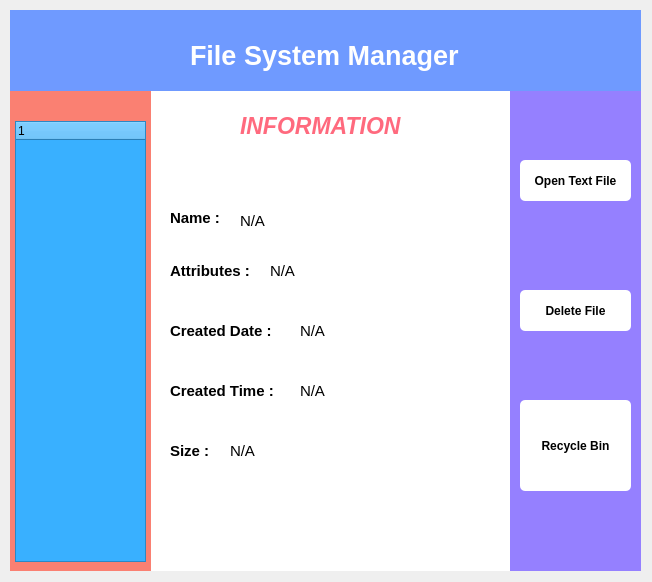
<?xml version="1.0" encoding="UTF-8"?>
<ui version="4.0">
 <class>Dialog</class>
 <widget class="QDialog" name="Dialog">
  <property name="geometry">
   <rect>
    <x>0</x>
    <y>0</y>
    <width>652</width>
    <height>582</height>
   </rect>
  </property>
  <property name="windowTitle">
   <string>Dialog</string>
  </property>
  <widget class="QWidget" name="widget" native="true">
   <property name="geometry">
    <rect>
     <x>10</x>
     <y>10</y>
     <width>631</width>
     <height>561</height>
    </rect>
   </property>
   <widget class="QLabel" name="label_2">
    <property name="geometry">
     <rect>
      <x>130</x>
      <y>0</y>
      <width>501</width>
      <height>571</height>
     </rect>
    </property>
    <property name="styleSheet">
     <string notr="true">background-color: rgba(255, 255, 255, 255);</string>
    </property>
    <property name="text">
     <string/>
    </property>
   </widget>
   <widget class="QLabel" name="label">
    <property name="geometry">
     <rect>
      <x>0</x>
      <y>0</y>
      <width>141</width>
      <height>561</height>
     </rect>
    </property>
    <property name="styleSheet">
     <string notr="true">background-color: rgba(250, 128, 114, 1);

border: 10px;</string>
    </property>
    <property name="text">
     <string/>
    </property>
   </widget>
   <widget class="QLabel" name="label_5">
    <property name="geometry">
     <rect>
      <x>150</x>
      <y>20</y>
      <width>361</width>
      <height>41</height>
     </rect>
    </property>
    <property name="font">
     <font>
      <pointsize>25</pointsize>
      <weight>75</weight>
      <bold>true</bold>
     </font>
    </property>
    <property name="styleSheet">
     <string notr="true">color: rgb(255, 255, 255);</string>
    </property>
    <property name="text">
     <string>File System Manager</string>
    </property>
   </widget>
   <widget class="QTreeWidget" name="treeWidget">
    <property name="geometry">
     <rect>
      <x>5</x>
      <y>111</y>
      <width>131</width>
      <height>441</height>
     </rect>
    </property>
    <property name="styleSheet">
     <string notr="true">background-color: rgb(57, 176, 255);</string>
    </property>
    <column>
     <property name="text">
      <string notr="true">1</string>
     </property>
    </column>
   </widget>
   <widget class="QLabel" name="label_3">
    <property name="geometry">
     <rect>
      <x>500</x>
      <y>0</y>
      <width>131</width>
      <height>561</height>
     </rect>
    </property>
    <property name="styleSheet">
     <string notr="true">background-color: rgb(149, 128, 255);</string>
    </property>
    <property name="text">
     <string/>
    </property>
   </widget>
   <widget class="QLabel" name="label_6">
    <property name="geometry">
     <rect>
      <x>0</x>
      <y>0</y>
      <width>631</width>
      <height>81</height>
     </rect>
    </property>
    <property name="styleSheet">
     <string notr="true">background-color: rgb(111, 154, 255)</string>
    </property>
    <property name="text">
     <string/>
    </property>
   </widget>
   <widget class="QLabel" name="label_7">
    <property name="geometry">
     <rect>
      <x>180</x>
      <y>20</y>
      <width>291</width>
      <height>51</height>
     </rect>
    </property>
    <property name="font">
     <font>
      <pointsize>20</pointsize>
      <weight>75</weight>
      <bold>true</bold>
     </font>
    </property>
    <property name="styleSheet">
     <string notr="true">color: rgb(255, 255, 255)</string>
    </property>
    <property name="text">
     <string>File System Manager</string>
    </property>
   </widget>
   <widget class="QPushButton" name="pushButton">
    <property name="geometry">
     <rect>
      <x>510</x>
      <y>150</y>
      <width>111</width>
      <height>41</height>
     </rect>
    </property>
    <property name="styleSheet">
     <string notr="true">QPushButton#pushButton {
	background-color: rgba(255, 255, 255, 255);
	border-radius: 5px;
	font-weight: bold;
}

QPushButton#pushButton:hover {
	background-color: rgba(255, 107, 107, 255);
	color: rgb(255, 255, 255);
}

QPushButton#pushButton:pressed {
	background-color: rgba(255, 255, 255, 255);
}</string>
    </property>
    <property name="text">
     <string>Open Text File</string>
    </property>
    <property name="icon">
     <iconset resource="../resources/Icons.qrc">
      <normaloff>:/Icons/open_icon.png</normaloff>:/Icons/open_icon.png</iconset>
    </property>
   </widget>
   <widget class="QPushButton" name="pushButton_2">
    <property name="geometry">
     <rect>
      <x>510</x>
      <y>280</y>
      <width>111</width>
      <height>41</height>
     </rect>
    </property>
    <property name="font">
     <font>
      <weight>75</weight>
      <bold>true</bold>
     </font>
    </property>
    <property name="styleSheet">
     <string notr="true">QPushButton#pushButton_2 {
	background-color: rgba(255, 255, 255, 255);
	border-radius: 5px;
	font-weight: bold;
}

QPushButton#pushButton_2:hover {
	background-color: rgba(255, 107, 107, 255);
	color: rgb(255, 255, 255);
}

QPushButton#pushButton_2:pressed {
	background-color: rgba(255, 255, 255, 255);
}</string>
    </property>
    <property name="text">
     <string>Delete File</string>
    </property>
    <property name="icon">
     <iconset resource="../resources/Icons.qrc">
      <normaloff>:/Icons/delete_icon.png</normaloff>:/Icons/delete_icon.png</iconset>
    </property>
   </widget>
   <widget class="QPushButton" name="pushButton_3">
    <property name="geometry">
     <rect>
      <x>510</x>
      <y>390</y>
      <width>111</width>
      <height>91</height>
     </rect>
    </property>
    <property name="font">
     <font>
      <weight>75</weight>
      <bold>true</bold>
     </font>
    </property>
    <property name="styleSheet">
     <string notr="true">QPushButton#pushButton_3 {
	background-color: rgba(255, 255, 255, 255);
	border-radius: 5px;
	font-weight: bold;
}

QPushButton#pushButton_3:hover {
	background-color: rgba(11, 156, 49, 0.7);
	color: rgb(255, 255, 255);
}

QPushButton#pushButton_3:pressed {
	background-color: rgba(255, 255, 255, 255);
}</string>
    </property>
    <property name="text">
     <string>Recycle Bin</string>
    </property>
    <property name="icon">
     <iconset resource="../resources/Icons.qrc">
      <normaloff>:/Icons/recycle_bin_icon.png</normaloff>:/Icons/recycle_bin_icon.png</iconset>
    </property>
   </widget>
   <widget class="QLabel" name="label_8">
    <property name="geometry">
     <rect>
      <x>230</x>
      <y>100</y>
      <width>181</width>
      <height>31</height>
     </rect>
    </property>
    <property name="font">
     <font>
      <pointsize>17</pointsize>
      <weight>75</weight>
      <italic>true</italic>
      <bold>true</bold>
     </font>
    </property>
    <property name="styleSheet">
     <string notr="true">color: rgb(255, 106, 126);</string>
    </property>
    <property name="text">
     <string>INFORMATION</string>
    </property>
   </widget>
   <widget class="QLabel" name="label_9">
    <property name="geometry">
     <rect>
      <x>160</x>
      <y>200</y>
      <width>61</width>
      <height>16</height>
     </rect>
    </property>
    <property name="font">
     <font>
      <pointsize>11</pointsize>
      <weight>75</weight>
      <bold>true</bold>
     </font>
    </property>
    <property name="text">
     <string>Name :</string>
    </property>
   </widget>
   <widget class="QLabel" name="label_10">
    <property name="geometry">
     <rect>
      <x>160</x>
      <y>250</y>
      <width>91</width>
      <height>21</height>
     </rect>
    </property>
    <property name="font">
     <font>
      <pointsize>11</pointsize>
      <weight>75</weight>
      <bold>true</bold>
     </font>
    </property>
    <property name="text">
     <string>Attributes :</string>
    </property>
   </widget>
   <widget class="QLabel" name="label_11">
    <property name="geometry">
     <rect>
      <x>160</x>
      <y>310</y>
      <width>121</width>
      <height>21</height>
     </rect>
    </property>
    <property name="font">
     <font>
      <pointsize>11</pointsize>
      <weight>75</weight>
      <bold>true</bold>
     </font>
    </property>
    <property name="text">
     <string>Created Date :</string>
    </property>
   </widget>
   <widget class="QLabel" name="label_12">
    <property name="geometry">
     <rect>
      <x>160</x>
      <y>370</y>
      <width>121</width>
      <height>21</height>
     </rect>
    </property>
    <property name="font">
     <font>
      <pointsize>11</pointsize>
      <weight>75</weight>
      <bold>true</bold>
     </font>
    </property>
    <property name="text">
     <string>Created Time :</string>
    </property>
   </widget>
   <widget class="QLabel" name="label_13">
    <property name="geometry">
     <rect>
      <x>160</x>
      <y>430</y>
      <width>121</width>
      <height>21</height>
     </rect>
    </property>
    <property name="font">
     <font>
      <pointsize>11</pointsize>
      <weight>75</weight>
      <bold>true</bold>
     </font>
    </property>
    <property name="text">
     <string>Size :</string>
    </property>
   </widget>
   <widget class="QLabel" name="label_14">
    <property name="geometry">
     <rect>
      <x>230</x>
      <y>200</y>
      <width>251</width>
      <height>21</height>
     </rect>
    </property>
    <property name="font">
     <font>
      <pointsize>11</pointsize>
      <weight>50</weight>
      <bold>false</bold>
     </font>
    </property>
    <property name="text">
     <string>N/A</string>
    </property>
   </widget>
   <widget class="QLabel" name="label_15">
    <property name="geometry">
     <rect>
      <x>260</x>
      <y>250</y>
      <width>221</width>
      <height>21</height>
     </rect>
    </property>
    <property name="font">
     <font>
      <pointsize>11</pointsize>
      <weight>50</weight>
      <bold>false</bold>
     </font>
    </property>
    <property name="text">
     <string>N/A</string>
    </property>
   </widget>
   <widget class="QLabel" name="label_16">
    <property name="geometry">
     <rect>
      <x>290</x>
      <y>310</y>
      <width>191</width>
      <height>21</height>
     </rect>
    </property>
    <property name="font">
     <font>
      <pointsize>11</pointsize>
      <weight>50</weight>
      <bold>false</bold>
     </font>
    </property>
    <property name="text">
     <string>N/A</string>
    </property>
   </widget>
   <widget class="QLabel" name="label_17">
    <property name="geometry">
     <rect>
      <x>290</x>
      <y>370</y>
      <width>181</width>
      <height>21</height>
     </rect>
    </property>
    <property name="font">
     <font>
      <pointsize>11</pointsize>
      <weight>50</weight>
      <bold>false</bold>
     </font>
    </property>
    <property name="text">
     <string>N/A</string>
    </property>
   </widget>
   <widget class="QLabel" name="label_18">
    <property name="geometry">
     <rect>
      <x>220</x>
      <y>430</y>
      <width>71</width>
      <height>21</height>
     </rect>
    </property>
    <property name="font">
     <font>
      <pointsize>11</pointsize>
      <weight>50</weight>
      <bold>false</bold>
     </font>
    </property>
    <property name="text">
     <string>N/A</string>
    </property>
   </widget>
  </widget>
 </widget>
 <resources>
  <include location="../resources/Icons.qrc"/>
 </resources>
 <connections/>
</ui>
